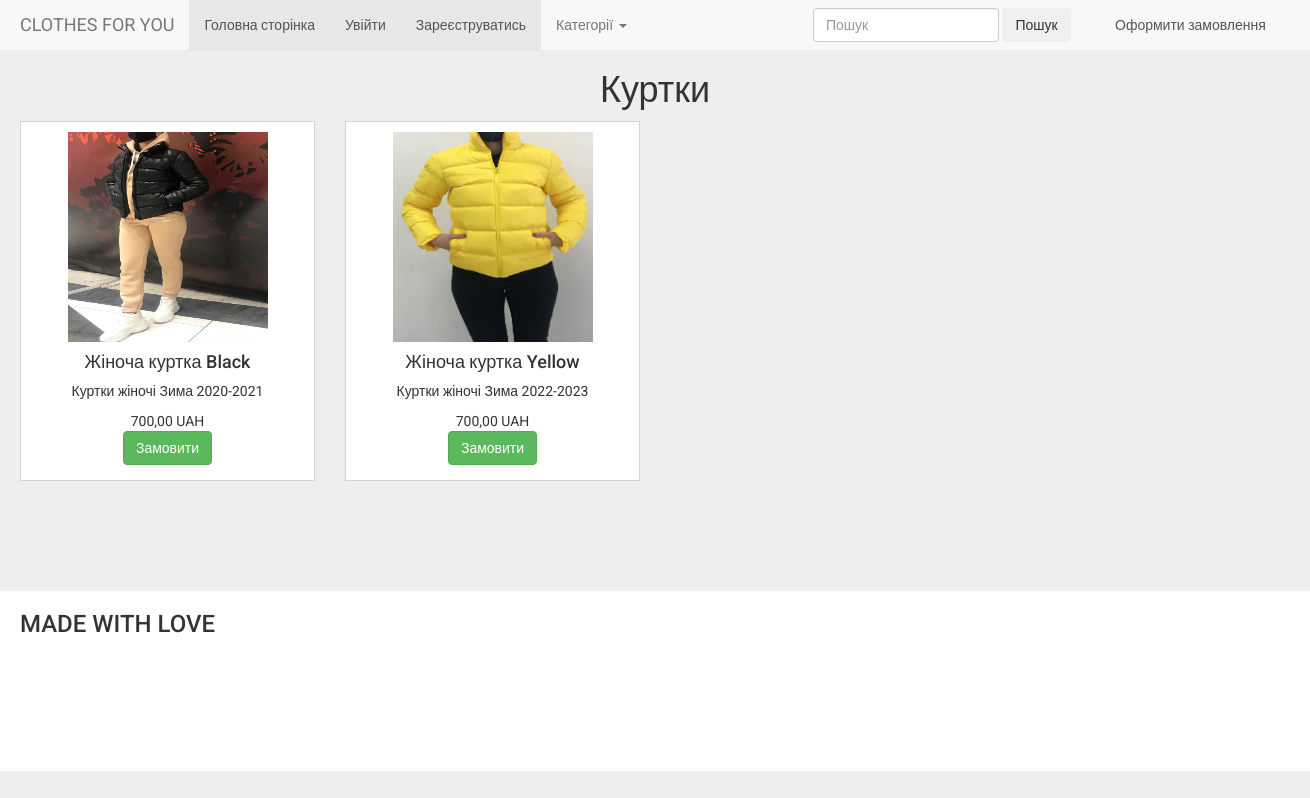
The app's page /jackets/ with its own data.
### shop/models.py (models this page shows, shortened)
class ProductImage(models.Model):
    product = models.ForeignKey(Product, blank=True, null=True, default=None, on_delete=models.CASCADE)
    image = models.ImageField(upload_to='products_images/')
    is_main = models.BooleanField(default=False)
    is_active = models.BooleanField(default=True)
    created = models.DateTimeField(auto_now_add=True, auto_now=False)
    updated = models.DateTimeField(auto_now_add=False, auto_now=True)
    class Meta:
        verbose_name = "Фото"
        verbose_name_plural = "Фото"

class Product(models.Model):
    name = models.CharField(max_length=64, blank=True, null=True, default=None)
    price = models.DecimalField(max_digits=10, decimal_places=2, default=0)
    discount = models.IntegerField(default=0)
    category = models.ForeignKey(ProductCategory, blank=True, null=True, default=None, on_delete=models.CASCADE)
    description = models.TextField(blank=True, null=True, default=None)
    is_active = models.BooleanField(default=True)
    created = models.DateTimeField(auto_now_add=True, auto_now=False)
    updated = models.DateTimeField(auto_now_add=False, auto_now=True)
    class Meta:
        verbose_name = "Товар"
        verbose_name_plural = "Товари"

### shop/views.py (the view)
# urls.py: re_path(r'^jackets/$', views.jackets, name='jackets'),
def jackets(request):
    products_images = ProductImage.objects.filter(is_active=True, is_main=True, product__is_active=True)
    products_images_jackets = products_images.filter(product__category__id=1)
    products_images_suits = products_images.filter(product__category__id=2)
    return render(request, 'products/jackets.html', locals())

### templates/products/jackets.html
{% extends 'base.html' %}
{% load static %}
{% block content %}
    <div class="section2 jackets-container">
        <div class="container">
           <div class="row">
                <div class="col-lg-12">
                    <h1 class="text-center">
                        Куртки
                    </h1>
                </div>
               {% for product_image in products_images_jackets %}
                   {% include 'product_item.html' %}
               {% endfor %}
           </div>
        </div>
    </div>
{% endblock content %}

### templates/product_item.html (shortened to what this page needs)
<div class="col-lg-3">
    <div class="product-item">
        <div>
            <a href="{% url 'product' product_image.product.id %}">
                <img src="{{ product_image.image.url }}" class="img-responsive" alt="shopping">
            </a>
        </div>
        <h4>{{ product_image.product.name }}</h4>
        <p>
            {{ product_image.product.description }}
        </p>
        <div>
            {{ product_image.product.price }} UAH
        </div>
        <div class="add-to-cart-btn">
            <form action="/order/" target="_blank">
                <button class="btn btn-success">
                    Замовити
                </button>
            </form>
        </div>
    </div>
</div>

### static/static_dev/base.css (style rules this page uses)
html, body { height: 100%; max-height: 100%; font-family: 'Roboto', sans-serif; background-color: #edeef0; }
.product-item { height: 360px; background-color: white; border: 1px solid lightgray; position: relative; padding: 10px 0 10px 0; text-align: center; margin-bottom: 10px; }
.add-to-cart-btn { position: center; bottom: 15px; left: 50px; }
.container img { display:block; margin:auto; }
.img-responsive { display: block; width: 200px; height: 210px; }
a { color: #555; }
.container { width: 1300px; }

### records on screen
ProductImage: image (picture), product.name "Жіноча куртка Black", product.description "Куртки жіночі Зима 2020-2021", product.price "700,00"
ProductImage: image (picture), product.name "Жіноча куртка Yellow", product.description "Куртки жіночі Зима 2022-2023", product.price "700,00"
